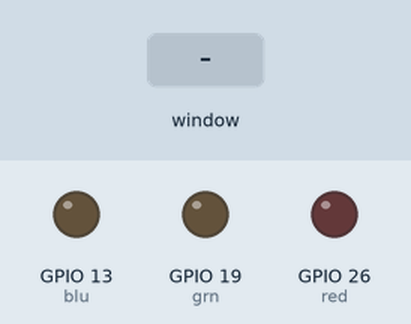
This program was run on a simulated Raspberry Pi (BCM pin numbers). Parts: output pins drawn as LEDs (lit = HIGH). The test bench sets the inputs (shaded band). The desktop window is not drawn, its controls go by their first labels and the mouse button is held 0.15 s.

Above: at 1.2 s.
1.3 s: control labelled "Turn on RED" in the window clicked
At 2.0 s:
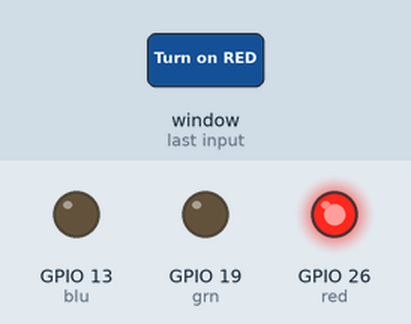
2.8 s: control labelled "Turn on GREEN" in the window clicked
At 3.1 s:
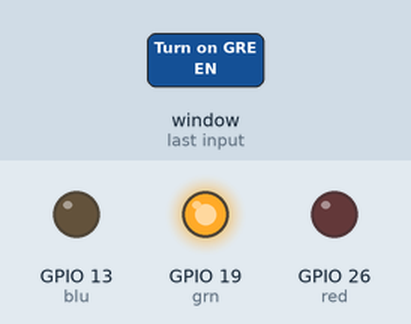
4.3 s: control labelled "Turn on BLUE" in the window clicked
At 5.4 s:
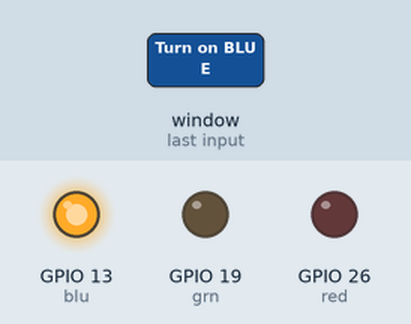
Timing chart, 0 to 7.3 s (numbered marks = the images above; inputs shaded):
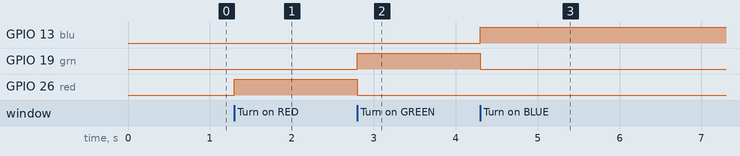

The program:

RPiGUI.py
```python
from tkinter import *
import tkinter.font

from gpiozero import LED
import RPi.GPIO
RPi.GPIO.setmode(RPi.GPIO.BCM)

## DEF ##
red = LED(26)
grn = LED(19)
blu = LED(13)

## GUI ##
win = Tk()
win.title("LED")
myFont = tkinter.font.Font(family = 'Helvetica', size = 12)

## FUNCTIONS ##
def redToggle():
    grn.off()
    blu.off()
    red.on()

def grnToggle():
    red.off()
    blu.off()
    grn.on()

def bluToggle():
    red.off()
    grn.off()
    blu.on()

def close():
    RPi.GPIO.cleanup()
    win.destroy()

## WIDGET ##
redButton = Button(win, text = 'Turn on RED', font = myFont, command = redToggle, bg = 'bisque2', height = 1, width = 24)
grnButton = Button(win, text = 'Turn on GREEN', font = myFont, command = grnToggle, bg = 'bisque2', height = 1, width = 24)
bluButton = Button(win, text = 'Turn on BLUE', font = myFont, command = bluToggle, bg = 'bisque2', height = 1, width = 24)

redButton.grid(row=0, column = 1)
grnButton.grid(row=1, column = 1)
bluButton.grid(row=2, column = 1)

win.protocol("WM_DELETE_WINDOW", close)
win.mainloop()
```

Measured:
- after the input at 1.3 s, GPIO 26 (red): LOW → HIGH at once
- after the input at 2.8 s, GPIO 19 (grn): LOW → HIGH at once; GPIO 26 (red): HIGH → LOW at once
- after the input at 4.3 s, GPIO 13 (blu): LOW → HIGH at once; GPIO 19 (grn): HIGH → LOW at once
